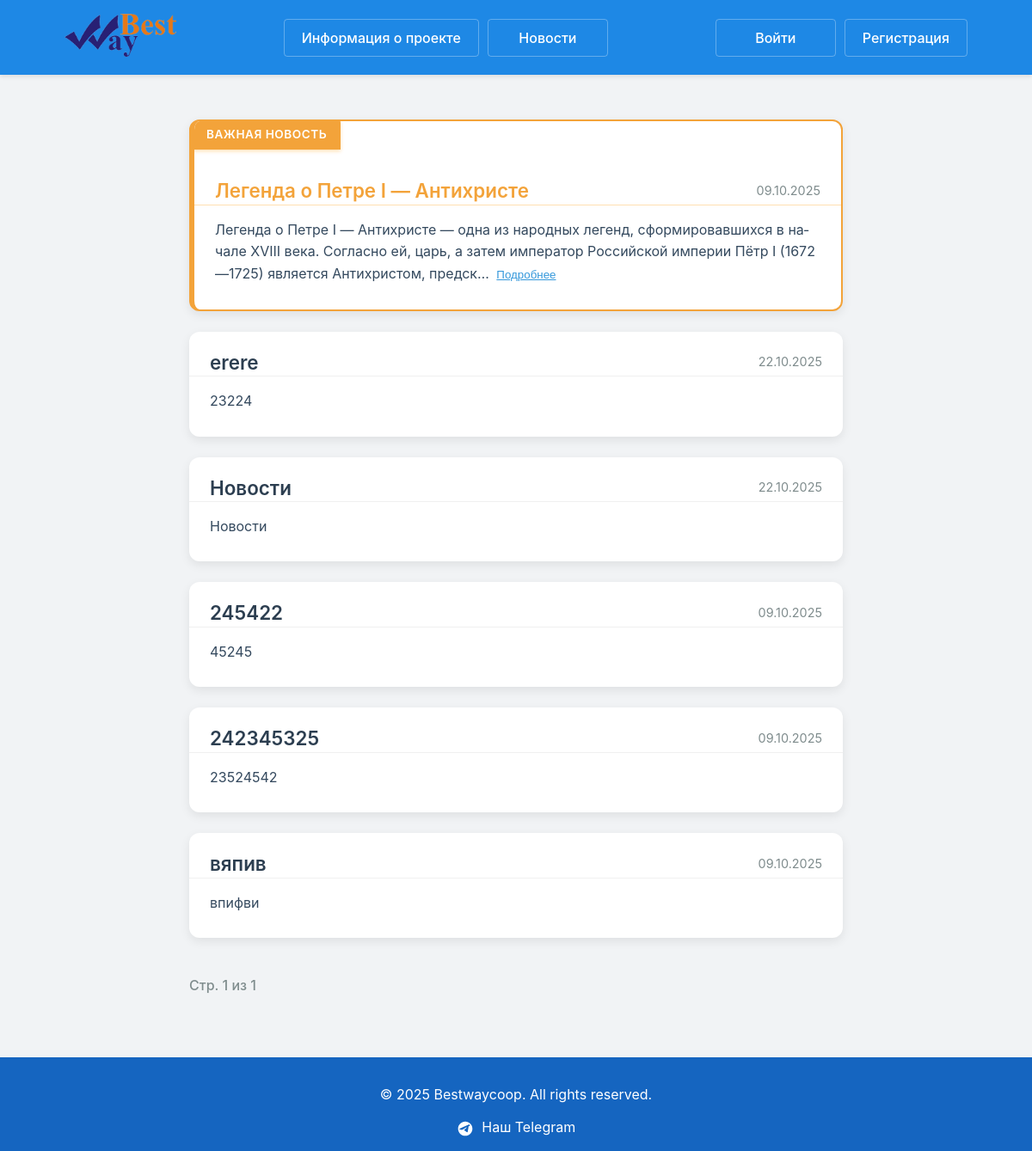
Page /news/ on the committed database.
### news/models.py (models this page shows, shortened)
class News(models.Model):
    IS_IMPORTANT_CHOICES = [
        (False, 'Обычная'),
        (True, 'Важная'),
    ]
    title = models.CharField(max_length=255, verbose_name='Заголовок')
    content = models.TextField(verbose_name='Текст новости')
    author = models.ForeignKey(User, on_delete=models.SET_NULL, null=True, blank=True, related_name="news", verbose_name='Автор')
    created_at = models.DateTimeField(default=timezone.now, verbose_name='Создано')
    updated_at = models.DateTimeField(auto_now=True, verbose_name='Обновлено')
    is_important = models.BooleanField(
        default=False,
        choices=IS_IMPORTANT_CHOICES,
        verbose_name='Важная новость'
    )
    class Meta:
        ordering = ["-is_important", "-created_at"]
        verbose_name = "Новость"
        verbose_name_plural = "Новости"

### news/views.py (the view)
# urls.py: path("", views.NewsListView.as_view(), name="news_page"),
class NewsListView(ListView):
    model = News
    template_name = "news/news_page.html"
    paginate_by = 10
    def get_queryset(self):
        return News.objects.all().order_by('-is_important', '-created_at')

### news/templatetags/is_staff.py (called while the page is built)
@register.filter
def is_staff_template(user):
    return user_is_staff(user)

### news/templatetags/utils.py (called while the page is built, shortened)
def user_is_staff(user):
    if not user or user.is_anonymous:
        return False

### templates/news/news_page.html (shortened to what this page needs)
{% extends "base.html" %}
{% block content %}
{% load is_staff %}
<div class="news-container">
    {% for item in news_list %}
        <article class="news-item {% if item.is_important %}news-important{% endif %}" id="news-{{ item.pk }}">
            {% if item.is_important %}
            <div class="important-badge">Важная новость</div>
            {% endif %}
            <div class="news-header">
                <h3 class="news-title">{{ item.title }}</h3>
                <span class="news-date">{{ item.created_at|date:"d.m.Y" }}</span>
            </div>
            <div class="news-content">
                <p class="summary">
                    {{ item.content|truncatechars:200 }}
                    {% if item.content|length > 200 %}
                        <button class="btn-show-more" data-id="{{ item.pk }}">Подробнее</button>
                    {% endif %}
                </p>
            </div>
        </article>
    {% empty %}
        <div class="no-news">
            <p>Новостей пока нет.</p>
        </div>
    {% endfor %}
</div>
<div class="page-actions">
    <div class="pagination">
        <span class="pagination-current">Стр. {{ page_obj.number }} из {{ paginator.num_pages }}</span>
    </div>
</div>
{% endblock content %}

### static/css/style.css (style rules this page uses)
:root { --primary-blue: oklab(61.789% -0.05462 -0.15766); --dark-blue: #1565c0; --red: #d32f2f; --light-orange: #f3a33a; --accent-blue: #82b1ff; --text-color: #333; --white: #ffffff; --shadow: 0 2px 5px rgba(0, 0, 0, 0.1); }
html, body { -webkit-text-size-adjust: 100%; box-sizing: border-box; height: 100%; margin: 0; padding: 0; background: #f1f3f5; color: #212529; font-family: -apple-system, BlinkMacSystemFont, 'Segoe UI', Roboto, sans-serif; line-height: 1.4; display: flex; flex-direction: column; min-height: 100vh; }
*, *::before, *::after { box-sizing: inherit; }

### templates/news/news_page.html (style rules this page uses)
.news-container { max-width: 800px; margin: 0 auto; padding: 20px; }
.news-item { background: #fff; border-radius: 12px; box-shadow: 0 4px 12px rgba(0, 0, 0, 0.08); margin-bottom: 24px; overflow: hidden; transition: transform 0.2s, box-shadow 0.2s; word-wrap: break-word; overflow-wrap: break-word; }
.news-header { display: flex; justify-content: space-between; align-items: center; padding: 20px 24px 0; border-bottom: 1px solid #f0f0f0; margin-bottom: 16px; word-wrap: break-word; overflow-wrap: break-word; }
.news-title { margin: 0; color: #2c3e50; font-size: 1.4rem; font-weight: 600; word-wrap: break-word; overflow-wrap: break-word; hyphens: auto; }
.news-date { color: #7f8c8d; font-size: 0.9rem; white-space: nowrap; flex-shrink: 0; margin-left: 10px; }
.news-content { padding: 0 24px 16px; word-wrap: break-word; overflow-wrap: break-word; }
.summary { color: #34495e; line-height: 1.6; margin-bottom: 12px; word-wrap: break-word; overflow-wrap: break-word; hyphens: auto; }
.news-important { border: 2px solid #f3a33a; border-left: 6px solid #f3a33a; order: -1; }
.important-badge { background: linear-gradient(135deg, #f3a33a, #f3a33a); color: white; padding: 8px 16px; font-size: 0.85rem; font-weight: 600; text-transform: uppercase; letter-spacing: 0.5px; display: inline-block; border-radius: 4px 4px 0 0; margin: -2px -2px 12px -2px; box-shadow: 0 2px 4px rgba(255, 152, 0, 0.3); }
.news-container { display: flex; flex-direction: column; }
.news-important { order: -1; }
.news-important .news-title { color: #f3a33a; }
.news-important .news-header { border-bottom-color: #ffe0b2; }
.page-actions { max-width: 800px; margin: 0 auto; padding: 0 20px 40px; display: flex; justify-content: space-between; align-items: center; flex-wrap: wrap; gap: 20px; }
.btn-show-more { background: transparent; color: #3498db; border: none; cursor: pointer; font-weight: 500; padding: 0; margin-left: 4px; text-decoration: underline; white-space: nowrap; }
.pagination { display: flex; align-items: center; gap: 12px; flex-wrap: wrap; word-wrap: break-word; }
.pagination-current { color: #7f8c8d; font-weight: 500; word-wrap: break-word; }

### rows in the picture
News: is_important "ВАЖНАЯ НОВОСТЬ", title "Легенда о Петре I — Антихристе", created_at "09.10.2025", content "Легенда о Петре I — Антихристе — одна из народных легенд, сформировавшихся в начале XVIII века. Согласно ей, царь, а затем император Российской империи Пётр I (1672—1725) является Антихристом, предск…"
News: title "erere", created_at "22.10.2025", content "23224"
News: title "Новости", created_at "22.10.2025", content "Новости"
News: title "245422", created_at "09.10.2025", content "45245"
News: title "242345325", created_at "09.10.2025", content "23524542"
News: title "вяпив", created_at "09.10.2025", content "впифви"

### other values in the picture
{{ page_obj.number }} "1"
{{ paginator.num_pages }} "1"
